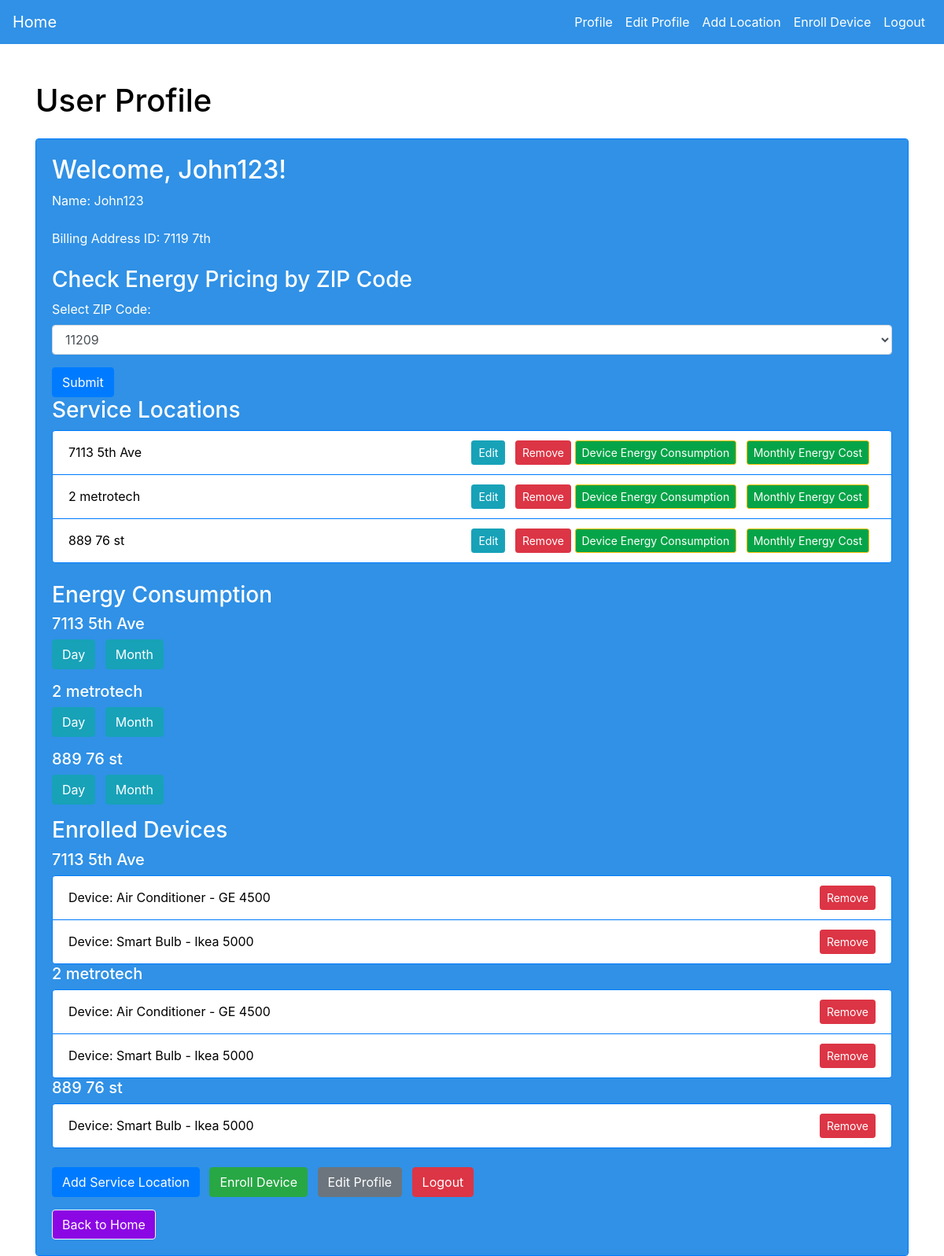
Page /profile (signed in) on the committed database.
### app.py (models this page shows)
class User(db.Model):
    id = db.Column(db.Integer, primary_key=True)
    username = db.Column(db.String(50), unique=True, nullable=False)
    password = db.Column(db.String(60), nullable=False)
    name = db.Column(db.String(100), nullable=True)  # Add this line for the name field
    billing_address_id = db.Column(db.Integer, nullable=True)  # Add this line for the billing_address_id field
    service_locations = db.relationship('ServiceLocation', backref='user', lazy=True)
    zip_code = db.Column(db.String(10), nullable=False)

class ServiceLocation(db.Model):
    id = db.Column(db.Integer, primary_key=True)
    user_id = db.Column(db.Integer, db.ForeignKey('user.id'), nullable=False)
    address = db.Column(db.String(255), nullable=False)
    unit_number = db.Column(db.String(20), nullable=True)
    square_footage = db.Column(db.Integer, nullable=True)
    bedrooms = db.Column(db.Integer, nullable=True)
    occupants = db.Column(db.Integer, nullable=True)

class EnrolledDevice(db.Model):
    id = db.Column(db.Integer, primary_key=True)
    service_location_id = db.Column(db.Integer, db.ForeignKey('service_location.id'), nullable=False)
    model_id = db.Column(db.Integer, db.ForeignKey('device_model.id'), nullable=False)
    events = db.relationship('EventData', backref='enrolled_device', lazy=True)
    service_location = db.relationship('ServiceLocation', backref='enrolled_devices')

class DeviceModel(db.Model):
    id = db.Column(db.Integer, primary_key=True)
    type = db.Column(db.String(50), nullable=False)
    model_number = db.Column(db.String(50), nullable=False)
    enrolled_devices = db.relationship('EnrolledDevice', backref='device_model', lazy=True)

### app.py (the view)
@app.route('/profile')
def profile():
    if 'user_id' in session:
        user = User.query.get(session['user_id'])
        all_zip_codes = db.session.query(EnergyPrice.zip_code).distinct().all()
        all_zip_codes = [zip_code[0] for zip_code in all_zip_codes]
        return render_template('profile.html', user=user, all_zip_codes=all_zip_codes)
    else:
        return redirect(url_for('login'))

### templates/profile.html (shortened to what this page needs)
{% extends 'base.html' %}
{% block content %}
    <div class="container mt-5">
        <h1 class="mb-4">User Profile</h1>
        <div class="card bg-light">
            <div class="card-body">
                <h2>Welcome, {{ user.username }}!</h2>
                <p class="mb-4">Name: {{ user.name }}</p>
                <p class="mb-4">Billing Address ID: {{ user.billing_address_id }}</p>
                <h3>Check Energy Pricing by ZIP Code</h3>
                <form method="GET" action="{{ url_for('energy_price_zipcode') }}">
                    <div class="form-group">
                        <label for="zipCodeDropdown">Select ZIP Code:</label>
                        <select class="form-control" id="zipCodeDropdown" name="zip_code">
                            {% for zip_code in all_zip_codes %}
                                <option value="{{ zip_code }}">{{ zip_code }}</option>
                            {% endfor %}
                        </select>
                    </div>
                    <button type="submit" class="btn btn-primary">Submit</button>
                </form>
                <h3>Service Locations</h3>
                {% if user.service_locations %}
                    <ul class="list-group mb-4">
                        {% for service_location in user.service_locations %}
                            <li class="list-group-item d-flex justify-content-between align-items-center">
                                {{ service_location.address }}
                                <span>
                                    <a href="{{ url_for('edit_service_location', location_id=service_location.id) }}" class="btn btn-info btn-sm mr-2">Edit</a>
                                    <a href="{{ url_for('remove_service_location', location_id=service_location.id) }}" class="btn btn-danger btn-sm">Remove</a>
                                    <a href="{{ url_for('device_energy_consumption', service_location_id=service_location.id) }}" class="btn btn-warning btn-sm mr-2">Device Energy Consumption</a>
                                    <a href="{{ url_for('monthly_energy_cost', service_location_id=service_location.id) }}" class="btn btn-warning btn-sm mr-2">Monthly Energy Cost</a>
                                </span>
                            </li>
                        {% endfor %}
                    </ul>
                {% else %}
                    <p>No service locations found.</p>
                {% endif %}
                <h3>Energy Consumption</h3>
                {% if user.service_locations %}
                    {% for service_location in user.service_locations %}
                        <div class="mb-3">
                            <h5>{{ service_location.address }}</h5>
                            <a href="{{ url_for('energy_consumption', service_location_id=service_location.id, time_resolution='day') }}" class="btn btn-info mr-2">Day</a>
                            <a href="{{ url_for('energy_consumption', service_location_id=service_location.id, time_resolution='month') }}" class="btn btn-info mr-2">Month</a>
                        </div>
                    {% endfor %}
                {% else %}
                    <p>No service locations found.</p>
                {% endif %}
                <h3>Enrolled Devices</h3>
                {% if user.service_locations %}
                    <ul class="list-group mb-4">
                        {% for service_location in user.service_locations %}
                            <h5>{{ service_location.address }}</h5>
                            {% if service_location.enrolled_devices %}
                                <ul class="list-group">
                                    {% for enrolled_device in service_location.enrolled_devices %}
                                        <li class="list-group-item d-flex justify-content-between align-items-center">
                                            Device: {{ enrolled_device.device_model.type }} - {{ enrolled_device.device_model.model_number }}
                                            <span>
                                                <a href="{{ url_for('remove_enrolled_device', device_id=enrolled_device.id) }}" class="btn btn-danger btn-sm">Remove</a>
                                            </span>
                                        </li>
                                    {% endfor %}
                                </ul>
                            {% else %}
                                <p>No enrolled devices for this service location.</p>
                            {% endif %}
                        {% endfor %}
                    </ul>
                {% else %}
                    <p>No service locations found.</p>
                {% endif %}
                <div class="mb-3">
                    <a href="{{ url_for('add_service_location') }}" class="btn btn-primary mr-2">Add Service Location</a>
                    <a href="{{ url_for('enroll_device') }}" class="btn btn-success mr-2">Enroll Device</a>
                    <a href="{{ url_for('edit_profile') }}" class="btn btn-secondary mr-2">Edit Profile</a>
                    <a href="{{ url_for('logout') }}" class="btn btn-danger">Logout</a>
                </div>
                <a href="{{ url_for('index') }}" class="btn btn-light">Back to Home</a>
            </div>
        </div>
    </div>
{% endblock %}

### templates/base.html (shortened to what this page needs)
<!DOCTYPE html>
<html lang="en">
<head>
    <link rel="stylesheet" href="https://maxcdn.bootstrapcdn.com/bootstrap/4.0.0/css/bootstrap.min.css">
</head>
<body>
<nav class="navbar navbar-expand-lg navbar-custom">
    <a class="navbar-brand" href="{{ url_for('index') }}">Home</a>
    {% if 'user_id' in session %}
        <ul class="navbar-nav ml-auto">
            <li class="nav-item">
                <a class="nav-link" href="{{ url_for('profile') }}">Profile</a>
            </li>
            <li class="nav-item">
                <a class="nav-link" href="{{ url_for('edit_profile') }}">Edit Profile</a>
            </li>
            <li class="nav-item">
                <a class="nav-link" href="{{ url_for('add_service_location') }}">Add Location</a>
            </li>
            <li class="nav-item">
                <a class="nav-link" href="{{ url_for('enroll_device') }}">Enroll Device</a>
            </li>
            <li class="nav-item">
                <a class="nav-link" href="{{ url_for('logout') }}">Logout</a>
            </li>
        </ul>
    {% endif %}
</nav>
{% block content %}{% endblock %}
</body>
</html>

### templates/base.html (style rules this page uses)
.navbar-custom { background-color: #3091e6; }
.nav-link { color:white; }
.navbar-brand { color:white; }

### templates/profile.html (style rules this page uses)
.card-body { background-color: #3091e6; }
.container h1 { color: #000 }
.container h2, .container h3, .container h5 { color: #ffffff; }
.card { border-color: #007bff; background-color: #3091e6; }
.btn-primary { background-color: #007bff; }
.btn-info { background-color: #17a2b8; }
.btn-secondary { background-color: #6c757d; }
.btn-danger { background-color: #dc3545; }
.btn-light { background-color: #8b07e4; }
.btn-warning { background-color: #06a448; }
.btn-success { background-color: #28a745; }
.btn { color: #ffffff; }
.list-group-item { border-color: #007bff; color:black }
label { color: white; }
.mb-4 { color:white; }

### rows in the picture
User: username "John123", name "John123", billing_address_id "7119 7th"
ServiceLocation: address "7113 5th Ave"
ServiceLocation: address "2 metrotech"
ServiceLocation: address "889 76 st"
EnrolledDevice: device_model.type "Air Conditioner", device_model.model_number "GE 4500"
EnrolledDevice: device_model.type "Smart Bulb", device_model.model_number "Ikea 5000"
EnrolledDevice: device_model.type "Air Conditioner", device_model.model_number "GE 4500"
EnrolledDevice: device_model.type "Smart Bulb", device_model.model_number "Ikea 5000"
EnrolledDevice: device_model.type "Smart Bulb", device_model.model_number "Ikea 5000"

### other values in the picture
form field zip_code "11209"
